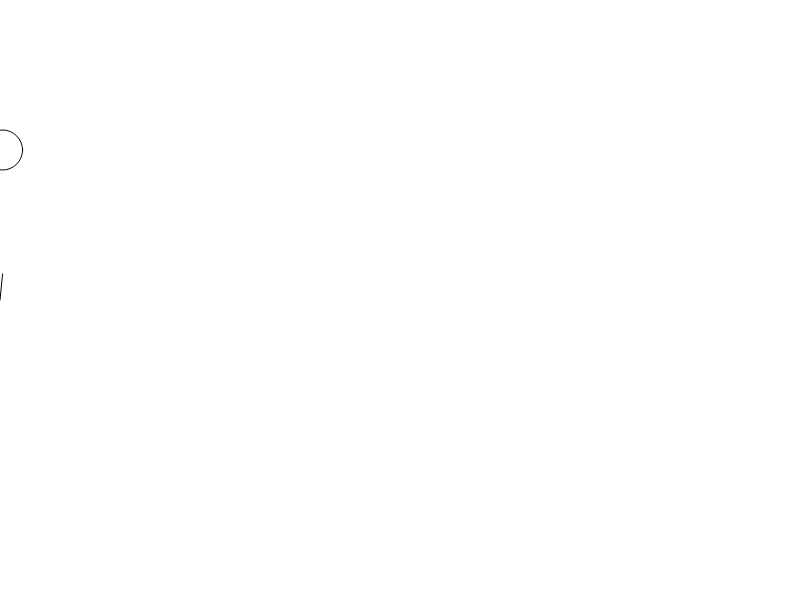
Frame 1 (no input)
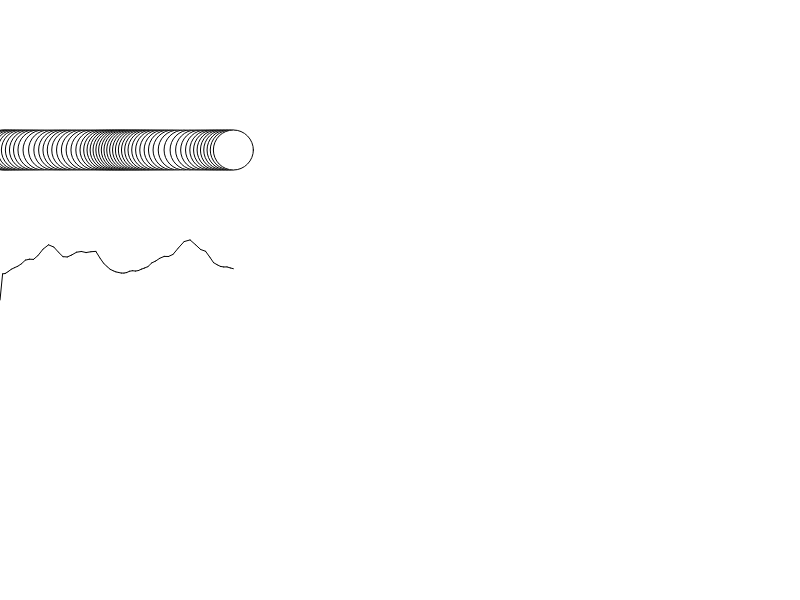
Frame 60 (no input)
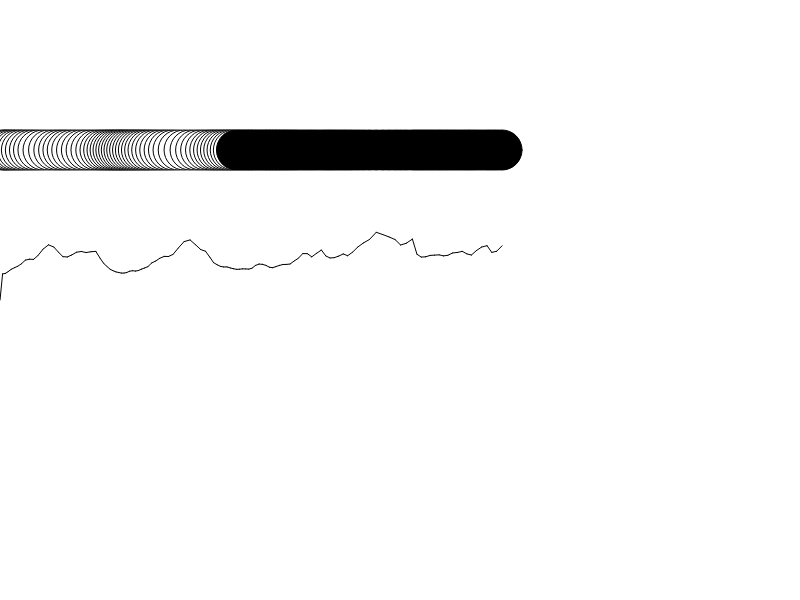
Frame 120 (the mouse pressed at the canvas centre since frame 60)

The p5.js sketch that drew these frames (run headless with seeded random() and noise() and a simulated clock; from frame 60 on, the mouse is pressed at the canvas centre):

// p5.js sketch
// ── sketch.js
let mojSzum=[];
let posX=0;
let prevX=0;
let prevY=0;
let szumik=0;
let Xskala=7;
function setup() {
  createCanvas(800, 600);
  for (let x=0; x<width; x++) {
   mojSzum[x]=noise(x/60)*4;
  }
}

function draw() {
  if (mouseIsPressed) {
    fill(0);
  } else {
    fill(255);
  }
  if (posX>width){
    posX=0;
    frameCount=0;
    prevX=0;
    prevY=0;
  }
  szumik=1/mojSzum[(int(posX)%width)]*Xskala;
  posX+=1/mojSzum[(int(posX)%width)]*Xskala;
  ellipse(posX, height/4 , 40, 40);
  line(prevX,height/2-prevY,posX,height/2-szumik*10);
  prevX=posX;
  prevY=szumik*10;
}

// ── doppler.js
let snowflakes = []; // array to hold snowflake objects
let slider;
let doplColor;
let mojaLinia=[];
let sredniaLina=[];
let okres=0;
let period=400;

function simpleMovingAVG(dataObjArray, timePeriods){
let sum = 0;
let result = false;

try{
for (let i=timePeriods-1;i>-1;i--){
sum += dataObjArray[i];
}

result = (parseFloat(sum) / parseFloat(timePeriods));
//console.log('SMA Result : ' + result);
} catch(err) {
result = false;
console.log("SMA Error : " + err);
}

return result;
};

function setup() {
  frameRate(18);
  createCanvas(800, 600);
  stroke(240);
  noFill();
  slider = createSlider(-90, 90, 180);
  slider.position(10, 10);
  slider.style('width', '80px');

}

function draw() {
  background('brown');
  let slidVal = slider.value();
  let t = frameCount / 60; // update time

  // create a random number of snowflakes each frame
  //for (let i = 0; i < 1; i++) {
    snowflakes.push(new snowflake(t)); // append snowflake object
  //}

  // loop through snowflakes with a for..of loop
  for (let flake of snowflakes) {
    flake.update(t); // update snowflake position
    flake.display(); // draw snowflake
  }
  for (let sa=0; sa< width; sa++) {
      doplColor=get(sa+width/2-2,height/2);
      mojaLinia[sa]=doplColor[0]+doplColor[1]+doplColor[2];
      if (sa>period){
        sredniaLina[sa]=simpleMovingAVG(mojaLinia.slice(sa-period,sa),period);
        mojaLinia[sa]=sredniaLina[sa];
      }
      //print(mojaLinia[sa]);
  }

  translate(width / 2, height / 2);


  //sredniaLina=simpleMovingAVG(mojaLinia,20);
  //print(doplColor);

  for (let x=period; x < mojaLinia.length; x++) {

    line(x-width,0,x-width,((mojaLinia[x]-250))*(-1.5));
  };

  // line(frameCount-width/2,height,frameCount-width/2,doplColor[0]);
  //mojaLinia
  rotate(slidVal*PI/180);
  //l=line(0,0,width,0);
}

// snowflake class
function snowflake(time) {
  // initialize coordinates
  this.posY = 0;
  this.posX = time*(200*(noise(time)+1));
  this.initialangle = random(0, 2 * PI);
  this.size = 10;

  // radius of snowflake spiral
  // chosen so the snowflakes are uniformly spread out in area
  this.radius = sqrt(random(pow(height / 2, 2)));

  this.update = function(time) {
    // x position follows a circle
    //let w = 0.2; // angular speed
    //let angle = w * time + this.initialangle;
    //this.posY = height / 2 + this.radius * sin(angle);
    this.posY = height / 2;
    this.size += 20;
  //  this.size += pow(this.size,0.5);

    // different size snowflakes fall at slightly different y speeds
    //this.posX += pow(this.size, 0.5);

    // delete snowflake if past end of screen
    if (this.posX > width) {
      let index = snowflakes.indexOf(this);
      snowflakes.splice(index, 1);
    }
  };

  this.display = function() {
    ellipse(this.posX, this.posY, this.size);
  };
}
